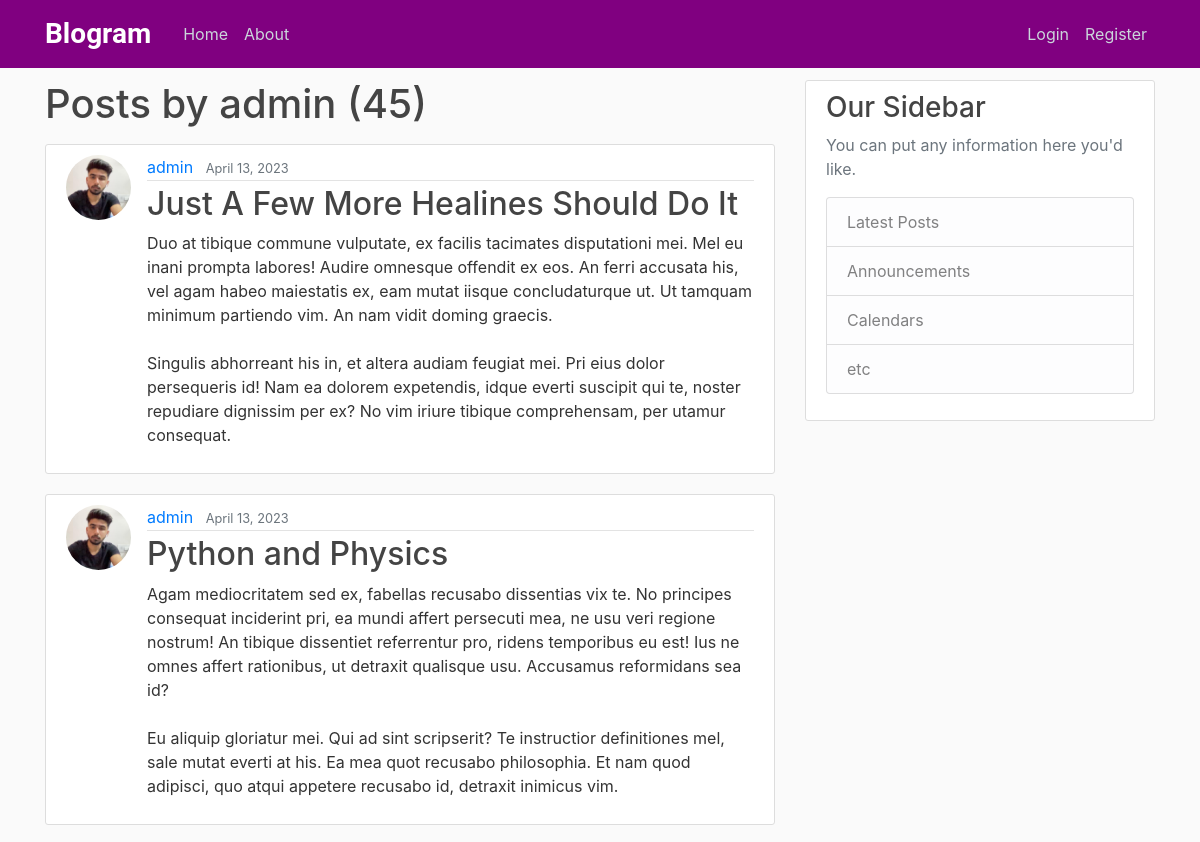
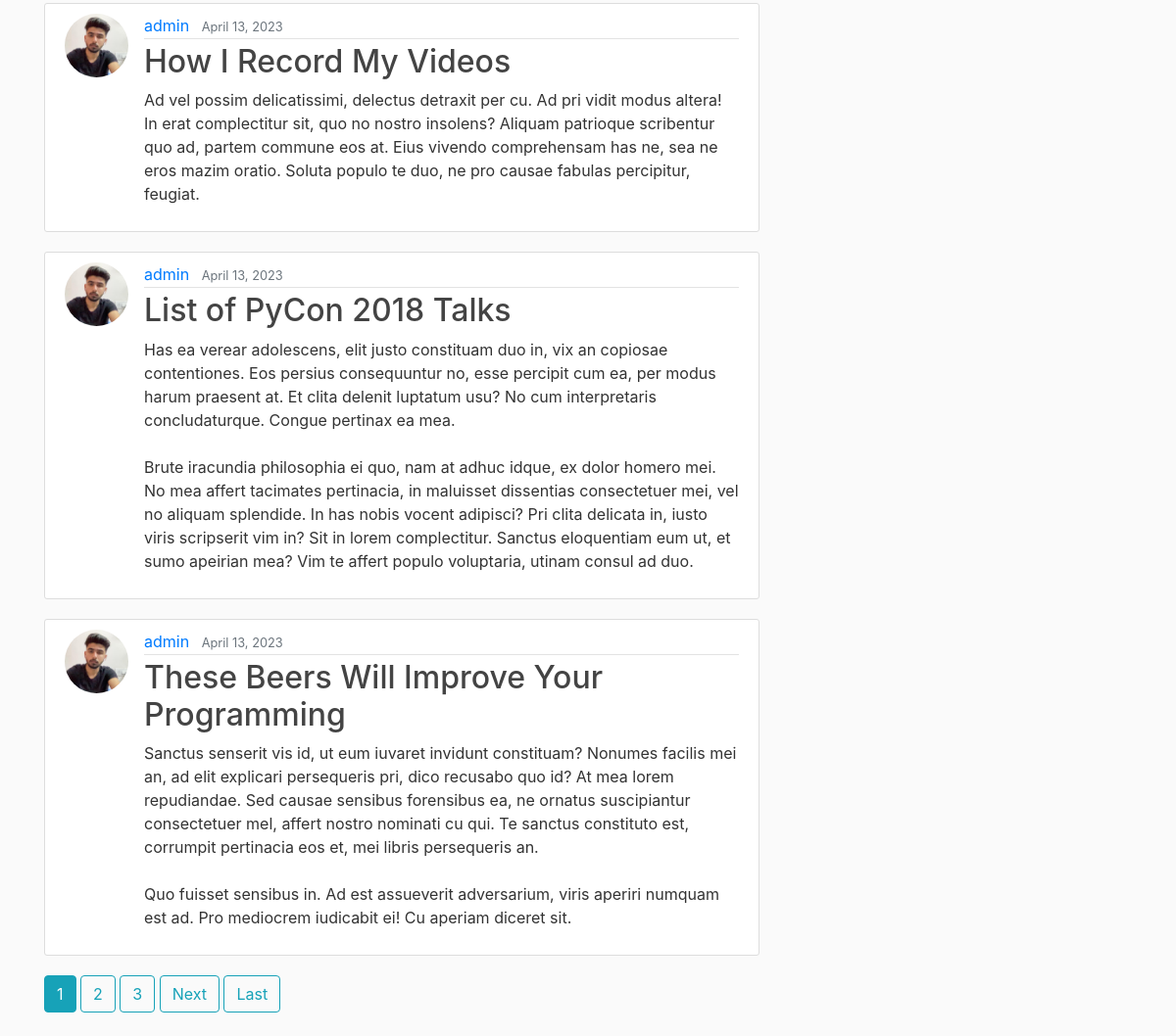
Page /user/admin on the earlier database version (2 pictures, top to bottom).
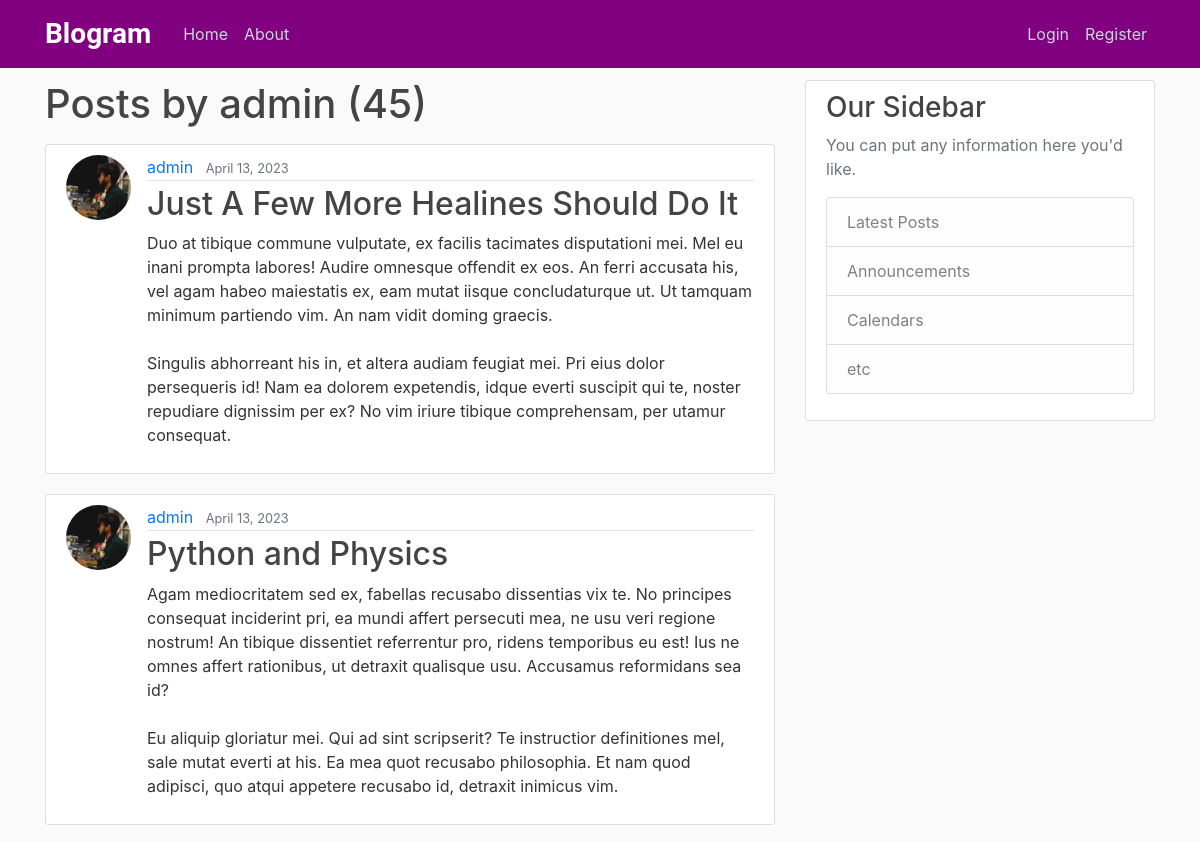
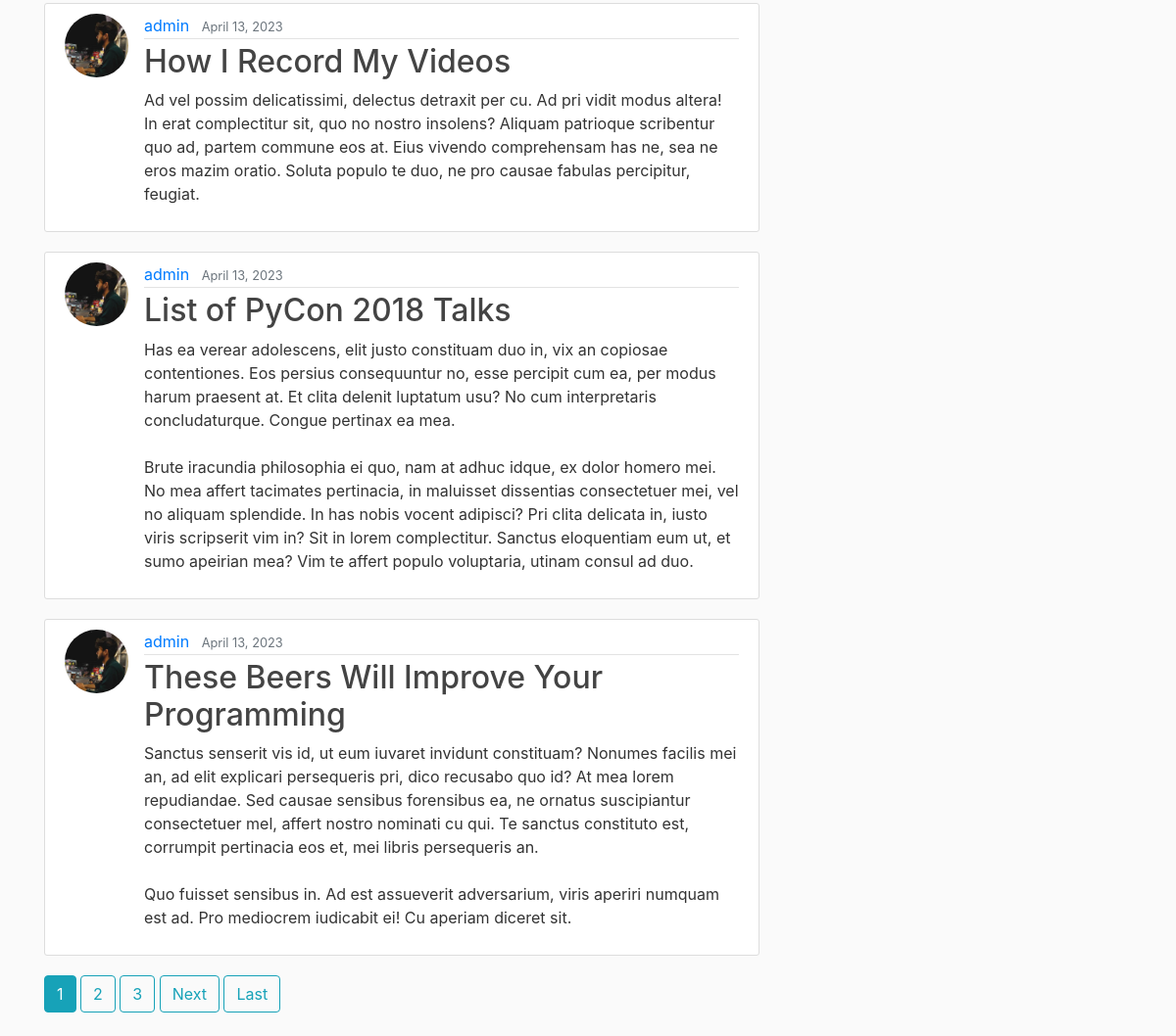
Same page on the later database version (2 pictures, top to bottom).
### blog/models.py (models this page shows, shortened)
class Post(models.Model):
    title = models.CharField(max_length=100)
    content = models.TextField()
    date_posted = models.DateTimeField(default=timezone.now)
    author = models.ForeignKey(User, on_delete=models.CASCADE, db_constraint=False)

### users/models.py (models this page shows, shortened)
class Profile(models.Model):
    user = models.OneToOneField(User, on_delete=models.CASCADE)
    image = models.ImageField(default = 'default.jpg', upload_to='profile_pics')

### blog/views.py (the view)
# urls.py: path('user/<str:username>', UserPostListView.as_view(), name='user-posts'),
class UserPostListView(ListView):
    model = Post
    template_name = 'blog/user_posts.html'  # <app>/<model>_<viewtype>.html
    context_object_name = 'posts'
    paginate_by = 5
    def get_queryset(self):
        user = get_object_or_404(User, username=self.kwargs.get('username'))
        return Post.objects.filter(author=user).order_by('-date_posted')

### blog/templates/blog/user_posts.html (shortened to what this page needs)
{% extends "blog/base.html" %}
{% block content %}
    <h1 class="mb-3">Posts by {{ view.kwargs.username }} ({{ page_obj.paginator.count }})</h1>
    {% for post in posts %}
        <article class="media content-section">
          <img class="rounded-circle article-img" src="{{ post.author.profile.image.url }}">
          <div class="media-body">
            <div class="article-metadata">
              <a class="mr-2" href="{% url 'user-posts' post.author.username %}">{{ post.author }}</a>
              <small class="text-muted">{{ post.date_posted|date:"F d, Y" }}</small>
            </div>
            <h2><a class="article-title" href="{% url 'post-detail' post.id %}">{{ post.title }}</a></h2>
            <p class="article-content">{{ post.content }}</p>
          </div>
        </article>
    {% endfor %}
    {% if is_paginated %}
      {% for num in page_obj.paginator.page_range %}
        {% if page_obj.number == num %}
          <a class="btn btn-info mb-4" href="?page={{ num }}">{{ num }}</a>
        {% elif num > page_obj.number|add:'-3' and num < page_obj.number|add:'3' %}
          <a class="btn btn-outline-info mb-4" href="?page={{ num }}">{{ num }}</a>
        {% endif %}
      {% endfor %}
      {% if page_obj.has_next %}
        <a class="btn btn-outline-info mb-4" href="?page={{ page_obj.next_page_number }}">Next</a>
        <a class="btn btn-outline-info mb-4" href="?page={{ page_obj.paginator.num_pages }}">Last</a>
      {% endif %}
    {% endif %}
{% endblock content %}

Differences in the rows shown:
changed through a linked row, Post "Just A Few More Healines Should Do It": author.profile.image: a different picture
changed through a linked row, Post "Python and Physics": author.profile.image: a different picture
changed through a linked row, Post "How I Record My Videos": author.profile.image: a different picture
changed through a linked row, Post "List of PyCon 2018 Talks": author.profile.image: a different picture
changed through a linked row, Post "These Beers Will Improve Your Programming": author.profile.image: a different picture
